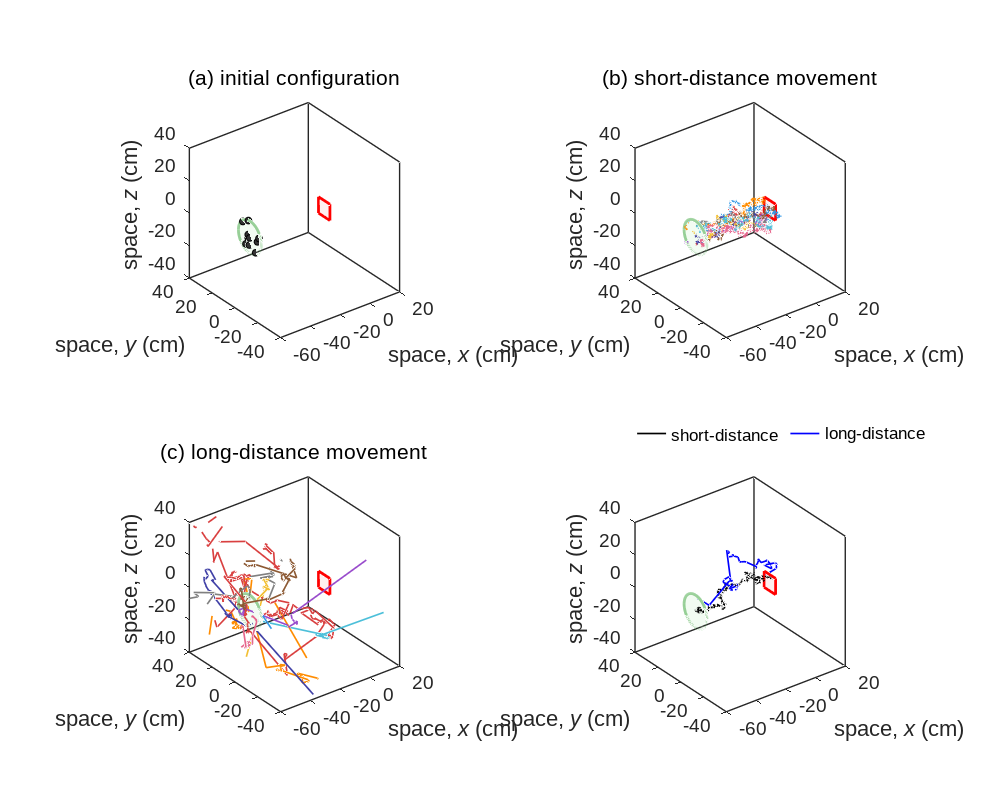

This chart was generated by the following MATLAB code: (Note: this script raises an error after producing the figure.)
function figure_6()
% Three-dimensional flight trajectories. Panel (a) illustrates
% area-uniform sampling across the release disk. Panels (b) and (c) show
% free flight under Chi(3) and folded-Cauchy step lengths, respectively.
% Panel (d) shows selected trajectories that were captured with a per-contact
% adhesion probability of 0.5. Figure 7 uses the same trajectory realisations.
%
% The Chi(3) scale is calibrated from nominal flight speed.
% The folded-Cauchy model has no finite mean step length. Until the first
% crossing of the panel plane, headings are biased toward an individually
% assigned target on the square panel. Later ordinary headings are isotropic.
% Capture simulations test the whole segment for panel contact before
% checking endpoint escape. After failed adhesion, the trajectory resumes
% from the contact point with a small offset and an outward heading.
% In the free-flight panels, crossing the plane switches off target
% attraction and the trajectory continues without a contact response.

clear; clc; close all;
rng(1);

save_figure = true;

N = 10;

%% ==========================================================
% ECOLOGICAL PARAMETERS
% ===========================================================

dt = 0.02;                 % time step (s)

meanSpeed = 25;            % mean flight speed (cm/s)

meanStep = ...
    meanSpeed * dt;        % mean step length (cm)

% ----------------------------------------------------------
% For a 3D Gaussian random walk, radial step length follows
% a Chi(3) distribution:
%
% E[l] = 2*sigma*sqrt(2/pi)
%
% Hence:
% ----------------------------------------------------------

sigma = ...
    meanStep * sqrt(2*pi) / 4;

maxSteps = 1000;            % 20 s total duration

%% ==========================================================
% OPTIMAL 3D GAUSSIAN-CAUCHY RELATIONSHIP
% ===========================================================

p_opt = 0.650;

gamma_ratio = 2.089;

gamma = ...
    gamma_ratio * sigma;

%% ==========================================================
% DIRECTIONAL BIAS
% ===========================================================

kappa_b = 0.3;  % vMF concentration before the first plane crossing.

%% ==========================================================
% DISPLAY PARAMETER VALUES
% ===========================================================

fprintf('\n');

fprintf('Mean flight speed = %.3f cm/s\n', ...
    meanSpeed);

fprintf('Time step = %.3f s\n', ...
    dt);

fprintf('Mean step length = %.3f cm\n', ...
    meanStep);

fprintf('Gaussian scale sigma = %.3f cm\n', ...
    sigma);

fprintf('\n');

fprintf('Optimal p = %.3f\n', ...
    p_opt);

fprintf('gamma/sigma = %.3f\n', ...
    gamma_ratio);

fprintf('Cauchy scale gamma = %.3f cm\n', ...
    gamma);

fprintf('\n');

fprintf('Directional bias concentration kappa_b = %.3f\n', ...
    kappa_b);

fprintf('\n');

%% ==========================================================
% GEOMETRY
% ===========================================================

% Square interception panel

W = 10;                    % width (cm)
H = 10;                    % height (cm)

% Circular release region

xStart = -50;              % cm

releaseRad = 10;           % cm

%% ==========================================================
% PANEL CONTACT
% ===========================================================

pStick = 0.5;

kappa_post = 5.0;

epsShift = 1e-3;           % cm

%% ==========================================================
% DISPLAY / DOMAIN
% ===========================================================

nInitShow = N;

nTrajShow = N;

xEscapePos = 100;

xEscapeNeg = -100;

rEscape = 100;

xPlotMin = -60;

xPlotMax = 20;

yzPlot = 40;

% Trajectory colours for panels (b) and (c)
% Green is deliberately excluded because the release disc is green.

trajColors = ...
    [ ...
    1.00 0.55 0.00; ...   % orange
    0.60 0.30 0.80; ...   % purple
    0.20 0.60 0.90; ...   % blue
    0.90 0.40 0.55; ...   % pink
    0.95 0.75 0.20; ...   % yellow
    0.55 0.35 0.20; ...   % brown
    0.30 0.75 0.85; ...   % cyan
    0.85 0.25 0.25; ...   % red
    0.50 0.50 0.50; ...   % grey
    0.25 0.25 0.65];      % indigo

%% ==========================================================
% INITIAL RELEASE POINTS
% ===========================================================

pts = ...
    sample_release_points( ...
    nInitShow, ...
    xStart, ...
    releaseRad);

%% ==========================================================
% SHORT-DISTANCE TRAJECTORIES
% ===========================================================

paths_srw = ...
    cell(nTrajShow,1);

for i = 1:nTrajShow

    paths_srw{i} = ...
        simulate_one_trajectory_free( ...
        sigma, ...
        gamma, ...
        maxSteps, ...
        xStart, ...
        releaseRad, ...
        kappa_b, ...
        xEscapePos, ...
        xEscapeNeg, ...
        rEscape, ...
        W, ...
        H, ...
        false);

end

%% ==========================================================
% LONG-DISTANCE TRAJECTORIES
% ===========================================================

paths_lw = ...
    cell(nTrajShow,1);

for i = 1:nTrajShow

    paths_lw{i} = ...
        simulate_one_trajectory_free( ...
        sigma, ...
        gamma, ...
        maxSteps, ...
        xStart, ...
        releaseRad, ...
        kappa_b, ...
        xEscapePos, ...
        xEscapeNeg, ...
        rEscape, ...
        W, ...
        H, ...
        true);

end

%% ==========================================================
% REPRESENTATIVE GAUSSIAN PANEL INTERCEPTION
% ===========================================================

foundGauss = false;

nTry = 0;

while ~foundGauss && nTry < 50000

    nTry = nTry + 1;

    [status_gauss,path] = ...
        simulate_one_trajectory_with_status_contact( ...
        sigma, ...
        gamma, ...
        maxSteps, ...
        xStart, ...
        releaseRad, ...
        W, ...
        H, ...
        kappa_b, ...
        xEscapePos, ...
        xEscapeNeg, ...
        rEscape, ...
        pStick, ...
        kappa_post, ...
        epsShift, ...
        false);

    if status_gauss == 1

        path_gauss_intercept = path;

        foundGauss = true;

    end

end

%% ==========================================================
% REPRESENTATIVE LEVY PANEL INTERCEPTION
% ===========================================================

foundLevy = false;

nTry = 0;

while ~foundLevy && nTry < 50000

    nTry = nTry + 1;

    [status_levy,path] = ...
        simulate_one_trajectory_with_status_contact( ...
        sigma, ...
        gamma, ...
        maxSteps, ...
        xStart, ...
        releaseRad, ...
        W, ...
        H, ...
        kappa_b, ...
        xEscapePos, ...
        xEscapeNeg, ...
        rEscape, ...
        pStick, ...
        kappa_post, ...
        epsShift, ...
        true);

    if status_levy == 1

        path_levy_intercept = path;

        foundLevy = true;

    end

end

%% ==========================================================
% FIGURE 6: 3D
% ===========================================================

fig6 = figure( ...
    'Color','w', ...
    'Position',[60 60 1000 800]);

%% ----------------------------------------------------------
% PANEL (a): INITIAL CONFIGURATION
% ----------------------------------------------------------

subplot(2,2,1);

hold on;

draw_panel_3d(W,H);

draw_release_disc_3d( ...
    xStart, ...
    releaseRad);

plot3( ...
    pts(:,1), ...
    pts(:,2), ...
    pts(:,3), ...
    'ko', ...
    'MarkerSize',5, ...
    'MarkerFaceColor',[0.2 0.2 0.2]);

title( ...
    '(a) initial configuration', ...
    'FontName','Arial', ...
    'FontSize',16, ...
    'FontWeight','normal');

format_axes_3d( ...
    xPlotMin, ...
    xPlotMax, ...
    yzPlot);

hold off;

%% ----------------------------------------------------------
% PANEL (b): SHORT-DISTANCE movement
% ----------------------------------------------------------

subplot(2,2,2);

hold on;

draw_panel_3d(W,H);

draw_release_disc_3d( ...
    xStart, ...
    releaseRad);

set(gca, ...
    'ColorOrder',trajColors, ...
    'ColorOrderIndex',1);

for i = 1:nTrajShow

    path = ...
        paths_srw{i};

    plot3( ...
        path(:,1), ...
        path(:,2), ...
        path(:,3), ...
        '-', ...
        'LineWidth',1.2);

end

title( ...
    '(b) short-distance movement', ...
    'FontName','Arial', ...
    'FontSize',16, ...
    'FontWeight','normal');

format_axes_3d( ...
    xPlotMin, ...
    xPlotMax, ...
    yzPlot);

hold off;

%% ----------------------------------------------------------
% PANEL (c): LONG-DISTANCE movement
% ----------------------------------------------------------

subplot(2,2,3);

hold on;

draw_panel_3d(W,H);

draw_release_disc_3d( ...
    xStart, ...
    releaseRad);

set(gca, ...
    'ColorOrder',trajColors, ...
    'ColorOrderIndex',1);

for i = 1:nTrajShow

    path = ...
        paths_lw{i};

    plot3( ...
        path(:,1), ...
        path(:,2), ...
        path(:,3), ...
        '-', ...
        'LineWidth',1.2);

end

title( ...
    '(c) long-distance movement', ...
    'FontName','Arial', ...
    'FontSize',16, ...
    'FontWeight','normal');

format_axes_3d( ...
    xPlotMin, ...
    xPlotMax, ...
    yzPlot);

hold off;

%% ----------------------------------------------------------
% PANEL (d): REPRESENTATIVE PANEL INTERCEPTION
% ----------------------------------------------------------

ax_d = subplot(2,2,4);

hold on;

draw_panel_3d(W,H);

draw_release_disc_3d( ...
    xStart, ...
    releaseRad);

if foundGauss

    hGauss = ...
        plot3( ...
        path_gauss_intercept(:,1), ...
        path_gauss_intercept(:,2), ...
        path_gauss_intercept(:,3), ...
        'k-', ...
        'LineWidth',1.2);

else

    hGauss = ...
        plot3(NaN,NaN,NaN, ...
        'k-', ...
        'LineWidth',1.2);

end

if foundLevy

    hLevy = ...
        plot3( ...
        path_levy_intercept(:,1), ...
        path_levy_intercept(:,2), ...
        path_levy_intercept(:,3), ...
        'b-', ...
        'LineWidth',1.2);

else

    hLevy = ...
        plot3(NaN,NaN,NaN, ...
        'b-', ...
        'LineWidth',1.2);

end

title( ...
    '(d) panel interception', ...
    'FontName','Arial', ...
    'FontSize',16, ...
    'FontWeight','normal');

format_axes_3d( ...
    xPlotMin, ...
    xPlotMax, ...
    yzPlot);

% Place the legend between the panel title and the plot box.
% Start inside the axes so MATLAB does not reserve subplot space.
drawnow nocallbacks;
panel_position = get(ax_d,'Position');
lgd = legend(ax_d, ...
    [hGauss hLevy], ...
    { ...
    'short-distance', ...
    'long-distance'}, ...
    'Location','northwest', ...
    'Orientation','horizontal', ...
    'FontName','Arial', ...
    'FontSize',12, ...
    'Box','off');
drawnow nocallbacks;
set(lgd,'Units','normalized');
legend_position = get(lgd,'Position');
% Raise the title by the legend height. The axes stay in place.
gap = 0.004;
panel_title = get(ax_d,'Title');
title_units = get(panel_title,'Units');
set(panel_title,'Units','normalized');
title_position = get(panel_title,'Position');
title_position(2) = title_position(2) + ...
    (legend_position(4) + gap)/panel_position(4);
set(panel_title,'Position',title_position,'Units',title_units);

legend_position(1) = panel_position(1) + ...
    (panel_position(3) - legend_position(3))/2;
legend_position(2) = panel_position(2) + panel_position(4) + gap;
set(lgd,'Position',legend_position);
if ~isequal(get(ax_d,'Position'),panel_position)
    set(ax_d,'Position',panel_position);
end

hold off;

%% Export the PNG with a small white margin around all plotted content
if save_figure
    png_file = fullfile(fileparts(mfilename('fullpath')), 'figure_6.png');
    set(fig6, 'PaperPositionMode', 'auto');
    dpi = 300;
    drawnow nocallbacks;
    set(0, 'CurrentFigure', fig6);
    print(png_file, '-dpng', sprintf('-r%d',dpi));

    rgb = imread(png_file);
    content = any(rgb < 255, 3);
    rows = find(any(content, 2));
    cols = find(any(content, 1));
    if ~isempty(rows) && ~isempty(cols)
        pad = 12;
        r = max(1, rows(1)-pad):min(size(rgb, 1), rows(end)+pad);
        c = max(1, cols(1)-pad):min(size(rgb, 2), cols(end)+pad);
        pixels_per_metre = round(dpi / 0.0254);
        imwrite(rgb(r,c,:), png_file, 'png', ...
            'ResolutionUnit','meter','XResolution',pixels_per_metre);
    end
end

end

%% =====================================================================
% FREE TRAJECTORY
% =====================================================================

function path = simulate_one_trajectory_free( ...
    sigma, ...
    gamma, ...
    maxSteps, ...
    xStart, ...
    releaseRad, ...
    kappa_b, ...
    xEscapePos, ...
    xEscapeNeg, ...
    rEscape, ...
    W, ...
    H, ...
    useLevy)

%% Initial position

theta = ...
    2*pi*rand;

rr = ...
    releaseRad*sqrt(rand);

y0 = ...
    rr*cos(theta);

z0 = ...
    rr*sin(theta);

r = ...
    [xStart y0 z0];

%% Random target on panel

yTar = ...
    -W/2 + W*rand;

zTar = ...
    -H/2 + H*rand;

pTar = ...
    [0 yTar zTar];

attractionOn = true;

%% Storage

path = ...
    zeros(maxSteps+1,3);

idx = 1;

path(idx,:) = r;

%% Movement loop

for t = 1:maxSteps

    %% ------------------------------------------------------
    % DIRECTION
    % -------------------------------------------------------

    if attractionOn

        g = ...
            pTar-r;

        ng = ...
            norm(g);

        if ng < 1e-14

            g = ...
                [1 0 0];

        else

            g = ...
                g/ng;

        end

        v_new = ...
            sample_vMF_3d( ...
            g, ...
            kappa_b);

    else

        v_new = ...
            rand_unit_vector();

    end

    %% ------------------------------------------------------
    % STEP LENGTH
    % -------------------------------------------------------

    if useLevy

        ell = ...
            sample_folded_cauchy( ...
            gamma);

    else

        ell = ...
            sample_chi3( ...
            sigma);

    end

    %% ------------------------------------------------------
    % POSITION UPDATE
    % -------------------------------------------------------

    r_new = ...
        r + ell*v_new;

    %% ------------------------------------------------------
    % REMOVE BIAS AFTER CROSSING PANEL PLANE
    % -------------------------------------------------------

    if attractionOn

        [~,crossedPlane,~] = ...
            segment_hits_panel( ...
            r, ...
            r_new, ...
            W, ...
            H);

        if crossedPlane

            attractionOn = false;

        end

    end

    idx = ...
        idx+1;

    path(idx,:) = ...
        r_new;

    %% ------------------------------------------------------
    % ESCAPE
    % -------------------------------------------------------

    if r_new(1) > xEscapePos || ...
       r_new(1) < xEscapeNeg || ...
       norm(r_new) > rEscape

        path = ...
            path(1:idx,:);

        return;

    end

    r = ...
        r_new;

end

path = ...
    path(1:idx,:);

end

%% =====================================================================
% TRAJECTORY WITH PANEL CONTACT
% =====================================================================

function [status,path] = ...
    simulate_one_trajectory_with_status_contact( ...
    sigma, ...
    gamma, ...
    maxSteps, ...
    xStart, ...
    releaseRad, ...
    W, ...
    H, ...
    kappa_b, ...
    xEscapePos, ...
    xEscapeNeg, ...
    rEscape, ...
    pStick, ...
    kappa_post, ...
    epsShift, ...
    useLevy)

% status:
%
%   1 = captured on panel
%   2 = crossed panel plane outside panel bounds
%   3 = no interception before termination

%% Initial position

theta = ...
    2*pi*rand;

rr = ...
    releaseRad*sqrt(rand);

y0 = ...
    rr*cos(theta);

z0 = ...
    rr*sin(theta);

r = ...
    [xStart y0 z0];

%% Random target on panel

yTar = ...
    -W/2 + W*rand;

zTar = ...
    -H/2 + H*rand;

pTar = ...
    [0 yTar zTar];

attractionOn = true;

%% Storage

path = ...
    zeros(3*maxSteps+20,3);

idx = 1;

path(idx,:) = ...
    r;

leaked = false;

%% Movement

for t = 1:maxSteps

    %% ------------------------------------------------------
    % DIRECTION
    % -------------------------------------------------------

    if attractionOn

        g = ...
            pTar-r;

        ng = ...
            norm(g);

        if ng < 1e-14

            g = ...
                [1 0 0];

        else

            g = ...
                g/ng;

        end

        v_new = ...
            sample_vMF_3d( ...
            g, ...
            kappa_b);

    else

        v_new = ...
            rand_unit_vector();

    end

    %% ------------------------------------------------------
    % STEP LENGTH
    % -------------------------------------------------------

    if useLevy

        ell = ...
            sample_folded_cauchy( ...
            gamma);

    else

        ell = ...
            sample_chi3( ...
            sigma);

    end

    r_new = ...
        r + ell*v_new;

    %% ------------------------------------------------------
    % PANEL INTERSECTION
    % -------------------------------------------------------

    [isHit,crossedPlane,cp] = ...
        segment_hits_panel( ...
        r, ...
        r_new, ...
        W, ...
        H);

    %% ------------------------------------------------------
    % PANEL CONTACT
    % -------------------------------------------------------

    if isHit

        idx = ...
            idx+1;

        path(idx,:) = ...
            cp;

        if rand < pStick

            status = 1;

            path = ...
                path(1:idx,:);

            return;

        else

            %% Failed adhesion

            v_post = ...
                sample_post_contact_heading( ...
                kappa_post);

            if useLevy

                ell_post = ...
                    sample_folded_cauchy( ...
                    gamma);

            else

                ell_post = ...
                    sample_chi3( ...
                    sigma);

            end

            r = ...
                cp + ...
                epsShift*v_post;

            r_new2 = ...
                r + ...
                ell_post*v_post;

            idx = ...
                idx+1;

            path(idx,:) = ...
                r_new2;

            if r_new2(1) > xEscapePos || ...
               r_new2(1) < xEscapeNeg || ...
               norm(r_new2) > rEscape

                status = 3;

                path = ...
                    path(1:idx,:);

                return;

            end

            r = ...
                r_new2;

            attractionOn = false;

            continue;

        end

    %% ------------------------------------------------------
    % CROSS PANEL PLANE OUTSIDE PANEL
    % -------------------------------------------------------

    elseif crossedPlane

        % Keep the endpoint of the original step. This plane crossing
        % switches off target attraction, with no contact or rebound.
        leaked = true;
        attractionOn = false;

        idx = idx + 1;
        path(idx,:) = r_new;

    else

        idx = ...
            idx+1;

        path(idx,:) = ...
            r_new;

    end

    %% ------------------------------------------------------
    % ESCAPE
    % -------------------------------------------------------

    if r_new(1) > xEscapePos || ...
       r_new(1) < xEscapeNeg || ...
       norm(r_new) > rEscape

        if leaked

            status = 2;

        else

            status = 3;

        end

        path = ...
            path(1:idx,:);

        return;

    end

    r = ...
        r_new;

end

%% Final status

if leaked

    status = 2;

else

    status = 3;

end

path = ...
    path(1:idx,:);

end

%% =====================================================================
% CHI(3) STEP LENGTH
% =====================================================================

function ell = sample_chi3(sigma)

ell = ...
    sigma * ...
    sqrt( ...
    randn^2 + ...
    randn^2 + ...
    randn^2);

end

%% =====================================================================
% FOLDED-CAUCHY STEP LENGTH
% =====================================================================

function ell = sample_folded_cauchy(gamma)

U = ...
    rand;

ell = ...
    gamma * ...
    tan((pi/2)*U);

end

%% =====================================================================
% POST-CONTACT DIRECTION
% =====================================================================

function v = ...
    sample_post_contact_heading( ...
    kappa_post)

mu_post = ...
    [-1 0 0];

while true

    v = ...
        sample_vMF_3d( ...
        mu_post, ...
        kappa_post);

    if v(1) < 0

        return;

    end

end

end

%% =====================================================================
% PANEL INTERSECTION
% =====================================================================

function [tf,crossedPlane,point] = ...
    segment_hits_panel( ...
    r1, ...
    r2, ...
    W, ...
    H)

x1 = ...
    r1(1);

x2 = ...
    r2(1);

crossedPlane = false;

point = ...
    [NaN NaN NaN];

if (x1 < 0 && x2 < 0) || ...
   (x1 > 0 && x2 > 0)

    tf = false;

    return;

end

dx = ...
    x2-x1;

if abs(dx) < 1e-14

    tf = false;

    return;

end

tau = ...
    -x1/dx;

if tau < 0 || tau > 1

    tf = false;

    return;

end

crossedPlane = true;

yint = ...
    r1(2) + ...
    tau*(r2(2)-r1(2));

zint = ...
    r1(3) + ...
    tau*(r2(3)-r1(3));

point = ...
    [0 yint zint];

tf = ...
    (abs(yint) <= W/2) && ...
    (abs(zint) <= H/2);

end

%% =====================================================================
% VON MISES-FISHER DIRECTION
% =====================================================================

function x = ...
    sample_vMF_3d( ...
    mu, ...
    kappa)

mu = ...
    mu(:)'/norm(mu);

if kappa < 1e-10

    x = ...
        rand_unit_vector();

    return;

end

u = ...
    rand;

a = ...
    exp(-kappa);

b = ...
    exp(kappa);

w = ...
    (1/kappa) * ...
    log(a + u*(b-a));

w = ...
    min(1,max(-1,w));

phi = ...
    2*pi*rand;

s = ...
    sqrt(max(0,1-w^2));

xp = ...
    [ ...
    s*cos(phi), ...
    s*sin(phi), ...
    w];

north = ...
    [0 0 1];

if norm(mu-north) < 1e-12

    x = ...
        xp;

elseif norm(mu+north) < 1e-12

    x = ...
        [xp(1) xp(2) -xp(3)];

else

    R = ...
        rotation_matrix_from_a_to_b( ...
        north, ...
        mu);

    x = ...
        (R*xp(:))';

    x = ...
        x/norm(x);

end

end

%% =====================================================================
% ROTATION MATRIX
% =====================================================================

function R = ...
    rotation_matrix_from_a_to_b( ...
    a, ...
    b)

a = ...
    a(:)/norm(a);

b = ...
    b(:)/norm(b);

v = ...
    cross(a,b);

s = ...
    norm(v);

c = ...
    dot(a,b);

if s < 1e-14

    if c > 0

        R = ...
            eye(3);

    else

        if abs(a(1)) < 0.9

            tmp = ...
                [1;0;0];

        else

            tmp = ...
                [0;1;0];

        end

        v = ...
            cross(a,tmp);

        v = ...
            v/norm(v);

        K = ...
            [ ...
             0    -v(3)  v(2); ...
             v(3)  0    -v(1); ...
            -v(2)  v(1)  0];

        R = ...
            eye(3) + ...
            2*K*K;

    end

    return;

end

K = ...
    [ ...
     0    -v(3)  v(2); ...
     v(3)  0    -v(1); ...
    -v(2)  v(1)  0];

R = ...
    eye(3) + ...
    K + ...
    K*K*((1-c)/(s^2));

end

%% =====================================================================
% RANDOM UNIT VECTOR
% =====================================================================

function v = ...
    rand_unit_vector()

x = ...
    randn(1,3);

v = ...
    x/norm(x);

end

%% =====================================================================
% INITIAL RELEASE POINTS
% =====================================================================

function pts = ...
    sample_release_points( ...
    N, ...
    xStart, ...
    releaseRad)

pts = ...
    zeros(N,3);

for i = 1:N

    theta = ...
        2*pi*rand;

    rr = ...
        releaseRad*sqrt(rand);

    y0 = ...
        rr*cos(theta);

    z0 = ...
        rr*sin(theta);

    pts(i,:) = ...
        [xStart y0 z0];

end

end

%% =====================================================================
% FORMAT 3D AXES
% =====================================================================

function format_axes_3d( ...
    xPlotMin, ...
    xPlotMax, ...
    yzPlot)

set(gca, ...
    'FontName','Arial', ...
    'FontSize',14, ...
    'LineWidth',1.0, ...
    'TickDir','out', ...
    'Box','on');

xlabel( ...
    'space, {\itx} (cm)', ...
    'Interpreter','tex', ...
    'FontName','Arial', ...
    'FontSize',16);

ylabel( ...
    'space, {\ity} (cm)', ...
    'Interpreter','tex', ...
    'FontName','Arial', ...
    'FontSize',16);

zlabel( ...
    'space, {\itz} (cm)', ...
    'Interpreter','tex', ...
    'FontName','Arial', ...
    'FontSize',16);

axis equal;

view(3);

xlim( ...
    [xPlotMin xPlotMax]);

ylim( ...
    [-yzPlot yzPlot]);

zlim( ...
    [-yzPlot yzPlot]);

end

%% =====================================================================
% DRAW PANEL: 3D
% =====================================================================

function draw_panel_3d(W,H)

Y = ...
    [-W/2 W/2 W/2 -W/2 -W/2];

Z = ...
    [-H/2 -H/2 H/2 H/2 -H/2];

X = ...
    zeros(size(Y));

plot3( ...
    X, ...
    Y, ...
    Z, ...
    'r-', ...
    'LineWidth',2);

fill3( ...
    X(1:4), ...
    Y(1:4), ...
    Z(1:4), ...
    [1.0 0.82 0.82], ...
    'FaceAlpha',0.35, ...
    'EdgeColor','none');

end

%% =====================================================================
% DRAW RELEASE DISC: 3D
% =====================================================================

function draw_release_disc_3d( ...
    xStart, ...
    releaseRad)

th = ...
    linspace(0,2*pi,200);

Y = ...
    releaseRad*cos(th);

Z = ...
    releaseRad*sin(th);

X = ...
    xStart*ones(size(th));

plot3( ...
    X, ...
    Y, ...
    Z, ...
    '-', ...
    'Color',[0.45 0.75 0.45], ...
    'LineWidth',2);

fill3( ...
    X, ...
    Y, ...
    Z, ...
    [0.80 0.95 0.80], ...
    'FaceAlpha',0.25, ...
    'EdgeColor','none');

end
